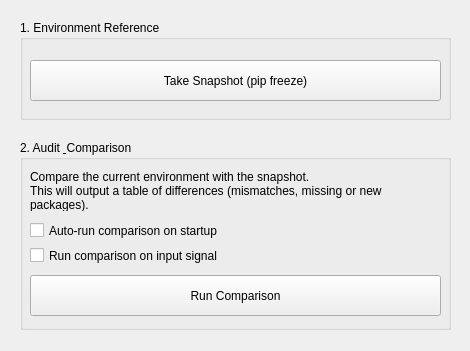
<?xml version="1.0" encoding="UTF-8"?>
<ui version="4.0">
 <class>Form</class>
 <widget class="QWidget" name="Form">
  <property name="geometry">
   <rect>
    <x>0</x>
    <y>0</y>
    <width>470</width>
    <height>351</height>
   </rect>
  </property>
  <property name="windowTitle">
   <string>Pip Auditor</string>
  </property>
  <widget class="QGroupBox" name="groupBox">
   <property name="geometry">
    <rect>
     <x>20</x>
     <y>20</y>
     <width>431</width>
     <height>100</height>
    </rect>
   </property>
   <property name="title">
    <string>1. Environment Reference</string>
   </property>
   <widget class="QPushButton" name="pushButton_snapshot">
    <property name="geometry">
     <rect>
      <x>10</x>
      <y>40</y>
      <width>411</width>
      <height>41</height>
     </rect>
    </property>
    <property name="text">
     <string>Take Snapshot (pip freeze)</string>
    </property>
   </widget>
  </widget>
  <widget class="QGroupBox" name="groupBox_2">
   <property name="geometry">
    <rect>
     <x>20</x>
     <y>140</y>
     <width>431</width>
     <height>190</height>
    </rect>
   </property>
   <property name="title">
    <string>2. Audit &amp; Comparison</string>
   </property>
   <widget class="QLabel" name="label">
    <property name="geometry">
     <rect>
      <x>10</x>
      <y>30</y>
      <width>411</width>
      <height>41</height>
     </rect>
    </property>
    <property name="text">
     <string>Compare the current environment with the snapshot. 
This will output a table of differences (mismatches, missing or new packages).</string>
    </property>
    <property name="wordWrap">
     <bool>true</bool>
    </property>
   </widget>
   <widget class="QCheckBox" name="checkBox_autorun">
    <property name="geometry">
     <rect>
      <x>10</x>
      <y>80</y>
      <width>411</width>
      <height>21</height>
     </rect>
    </property>
    <property name="text">
     <string>Auto-run comparison on startup</string>
    </property>
   </widget>
   <widget class="QCheckBox" name="checkBox_trigger">
    <property name="geometry">
     <rect>
      <x>10</x>
      <y>105</y>
      <width>411</width>
      <height>21</height>
     </rect>
    </property>
    <property name="text">
     <string>Run comparison on input signal</string>
    </property>
   </widget>
   <widget class="QPushButton" name="pushButton_run">
    <property name="geometry">
     <rect>
      <x>10</x>
      <y>135</y>
      <width>411</width>
      <height>41</height>
     </rect>
    </property>
    <property name="text">
     <string>Run Comparison</string>
    </property>
   </widget>
  </widget>
 </widget>
 <resources/>
 <connections/>
</ui>
